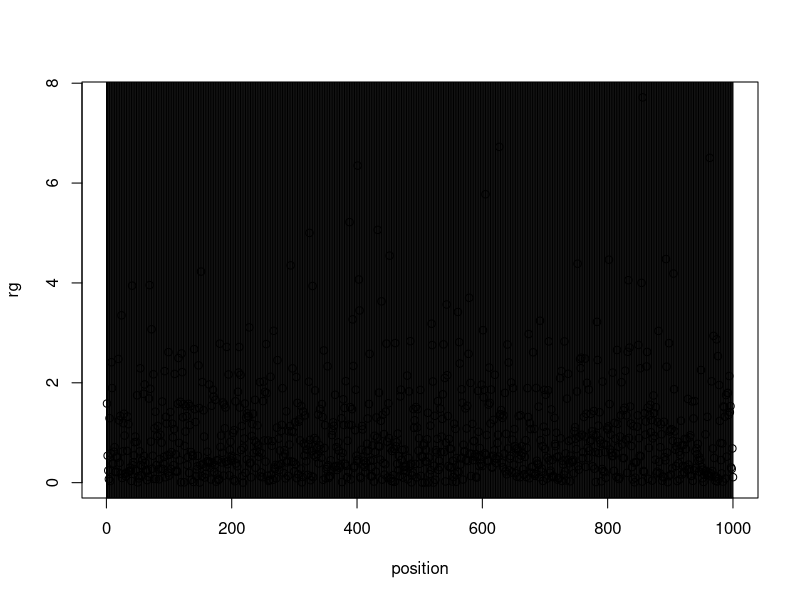

R code for this plot: (Note: this script raises an error after producing the figure.)
# Rate heterogeneity graph
#gamma(x)

position <- seq(1:1000)
quant <- quantile (position)
#rgamma(nb observations, shape)
# 5 mutations
rg <- rgamma(1000, 1)


plot (position, rg)
abline(v=unlist(lowess(position, rg))) # better way ...
length(rg)
length(position)
length(rg) == length(position)
range(rg)
(
dgamma())


plot(pgamma(quant, shape = 1, rate = 5))
